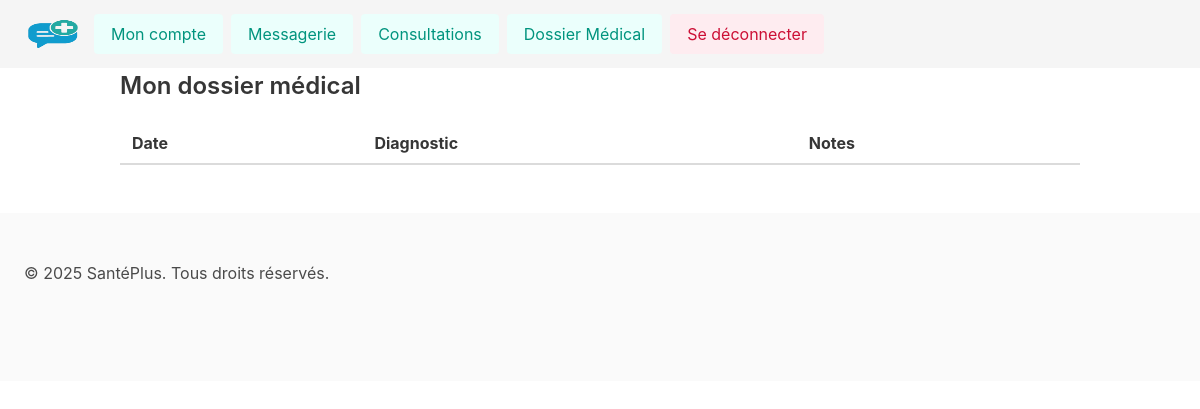
Before: /site/pages/medical_record.php (signed in) with the older database file.
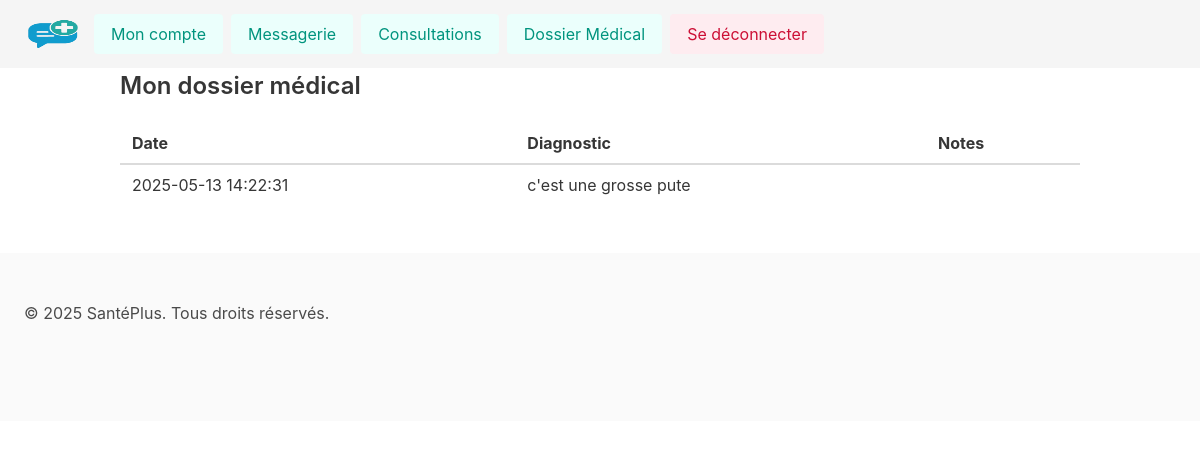
After: the same page with the newer database file.
### tables this page shows
CREATE TABLE IF NOT EXISTS `medical_record` (
  `id` int NOT NULL AUTO_INCREMENT,
  `record_date` timestamp NOT NULL DEFAULT CURRENT_TIMESTAMP,
  `diagnosis` text,
  `doctor_id` int DEFAULT NULL,
  `patient_id` int DEFAULT NULL,
  `notes` text,
  PRIMARY KEY (`id`),
  KEY `FK_record_patient` (`patient_id`),
  KEY `FK_record_staff` (`doctor_id`),
  CONSTRAINT `FK_record_patient` FOREIGN KEY (`patient_id`) REFERENCES `patient` (`ID`),
  CONSTRAINT `FK_record_staff` FOREIGN KEY (`doctor_id`) REFERENCES `medical_staff` (`ID`)
);

### site/pages/medical_record.php (the view, shortened to what this page needs)
<?php
require_once './config.php';
$user_type = $_SESSION['user_type'];
$user_id = $_SESSION['ID'];
if ($user_type === 'patient') {
    $stmt = $pdo->prepare("SELECT * FROM medical_record WHERE patient_id = ?");
    $stmt->execute([$user_id]);
}
$records = $stmt->fetchAll(PDO::FETCH_ASSOC);
?>
<!DOCTYPE html>
<html lang="fr">
<head>
    <link rel="stylesheet" href="https://cdn.jsdelivr.net/npm/bulma@0.9.4/css/bulma.min.css">
    <link rel="stylesheet" href="../src/css/styles.css">
</head>
<body>
<section class="section">
              <div class="container">
              <?php if ($_SESSION['user_type'] === 'patient') : ?>
              <h1 class="title is-4">Mon dossier médical</h1>
          <?php else : ?>
              <h2 class="subtitle is-5">Liste des dossiers</h2>
          <?php endif; ?>
        <table class="table is-fullwidth is-striped">
            <thead>
            <tr>
                <th>Date</th>
                <th>Diagnostic</th>
                <th>Notes</th>
            </tr>
            </thead>
            <tbody>
            <?php foreach ($records as $record): ?>
                <tr>
                        <td><?= htmlspecialchars($record['record_date']); ?></td>
                    <td><?= nl2br(htmlspecialchars($record['diagnosis'])); ?></td>
                    <td><?= nl2br(htmlspecialchars($record['notes'])); ?></td>
                </tr>
            <?php endforeach; ?>
            </tbody>
        </table>
    </div>
</section>
</body>
<footer class="footer">
     <div>
        <p>© 2025 <?= $site->siteName() ?>. Tous droits réservés.</p>
     </div>
</footer>
</html>

### site/pages/config.php (shortened to what this page needs)
<?php
class SiteConfig
{
    private $attributes = [
        'site_name' => '',
        'base_url' => '',
        'host' => '',
        'db' => '',
        'user' => '',
        'pass' => '',
    ];
    public function baseUrl(): string
    {
        $protocol = (!empty($_SERVER['HTTPS']) && $_SERVER['HTTPS'] !== 'off' || $_SERVER['SERVER_PORT'] == 443) ? "https://" : "http://";
        $domainName = $_SERVER['HTTP_HOST'];
        $basePath = rtrim(dirname($_SERVER['SCRIPT_NAME']), '/');
        return "$protocol$domainName$basePath/";
    }
    public function setAttribute(string $key, string $value): void
    {
        $this->attributes[$key] = $value;
    }
    public function siteName(): string
    {
        return $this->attributes['site_name'];
    }
}
$site = new SiteConfig("SantéPlus");
$site->setAttribute('db', 'crm_hopital');
$site->setAttribute('user', 'root');
$site->setAttribute('pass', '');
$base_url = $site->baseUrl()
?>
<!DOCTYPE HTML>
<html lang="fr">
<head>
    <link rel="stylesheet" href="../src/css/bulma.min.css">
    <link rel="stylesheet" href="../src/css/styles.css">
</head>
<body>
    <div class="block">
        <header class="header navbar is-light is-fixed-top px-4 py-2 is-align-items-center">
            <div class="navbar-brand">
                <a href="<?= $site->baseUrl() ?>index.php" class="navbar-item">
                    <img class="img-logo" alt="logo de l'application" src="../src/img/logo_medical.png" width="50">
                </a>
                <a href="<?= $base_url ?>index.php" class="navbar-item has-text-weight-bold">Accueil</a>
                </div>
            <nav class="navbar-menu ml-auto is-flex is-align-items-center">
                <?php if (!isset($_SESSION['ID'])) { ?>
                    <a href="<?= $base_url ?>login.php" class="button is-link is-light mx-1">Connexion</a>
                <?php } else { ?>
                                                            <a href="<?= $base_url ?>account.php" class="button is-primary is-light mx-1">Mon compte</a>
                                                        <a href="<?= $base_url ?>inbox.php" class="button is-primary is-light mx-1">Messagerie</a>
                                                        <?php if (!isset($_SESSION['job']) || !$_SESSION['job'] = 75) { ?>
                                                            <a href="<?= $base_url ?>consultation.php" class="button is-primary is-light mx-1">Consultations</a>
                                                            <a href="<?= $base_url ?>medical_record.php" class="button is-primary is-light mx-1">Dossier Médical</a>
                                                        <?php } ?>
                                                            <a href="<?= $base_url ?>logout.php" class="button is-danger is-light mx-1">Se déconnecter</a>
                                                        <?php
                } ?>
            </nav>
        </header>
    </div>
</body>

### site/src/css/styles.css (style rules this page uses)
.navbar-brand { display: flex; justify-content: space-between; align-items: center; }
.navbar-brand .navbar-item.has-text-weight-bold { position: absolute; left: 50%; transform: translateX(-50%); }

Changed rows visible on the page:
added medical_record: record_date "2025-05-13 14:22:31", diagnosis "c'est une grosse pute"
